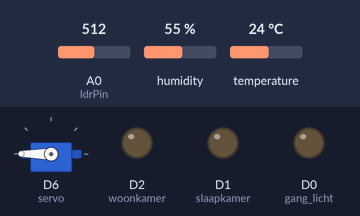
A sketch run on a simulated ESP8266 (NodeMCU). Shown: servo, output pins drawn as LEDs (lit = HIGH). The inputs (shaded band) are chosen by the test bench; at power-on: A0 (ldrPin) = 512, humidity 55 %, temperature 24 °C. WiFi joins after 1.5 s; servers stay silent unless stated; uploads are accepted with an empty reply; random numbers use the default seed unless the sketch sets one; what the sketch prints to the serial monitor is not drawn.

Above: at 3.2 s.
3.3 s: A0 (ldrPin) set to 702
4.8 s: A0 (ldrPin) set to 718
At 5.4 s:
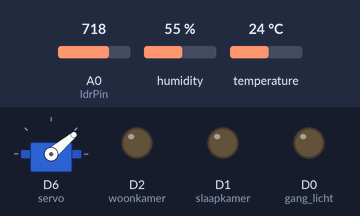
6.3 s: A0 (ldrPin) set to 700
At 7.5 s:
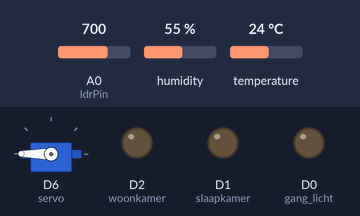
7.8 s: A0 (ldrPin) set to 716
At 8.8 s:
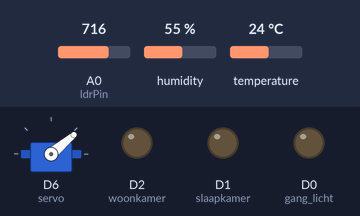
Timing chart, 0 to 10.3 s (numbered marks = the images above; inputs shaded):
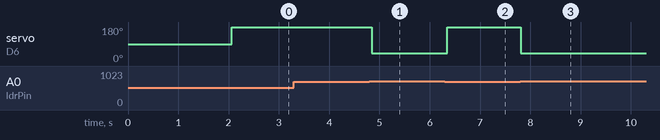

Measured:
- the behaviour switches between 710 and 711 on A0 (ldrPin) (found by bisection; images 0 and 1)
- after the input at 3.3 s, every drawn part: stays the same
- after the input at 4.8 s, servo on D6 (servo): 180° → 40° after 0.05 s
- after the input at 6.3 s, servo on D6 (servo): 40° → 180° after 0.05 s
- after the input at 7.8 s, servo on D6 (servo): 180° → 40° at once

The sketch:

sensors.ino
```cpp
#define MAX_UNSIGNED_LONG 4294967295
#define DHT11ReadDelay 500
#include <Servo.h>

// GLOBAL VARIABLES
// json
char jsonOut[128];
// dht11
float Temperature = -1;
float Humidity = -1;
float HeatIndex = -1;
// light sensor
int Light = -1;
Servo servo;
int ldrPin = A0;

void setup() {
  Serial.begin(115200);
  SetupWifi();
  CheckWifi();
  pinMode(D0,OUTPUT); //gang licht
  pinMode(D2,OUTPUT); // woonkamer
  pinMode(D1,OUTPUT); //slaapkamer
  servo.attach(D6);
}

void loop() {
  static unsigned long previousTime = 0;
  unsigned long currentTime = millis();

  // Lees de waarde van de LDR
  int ldr_value = analogRead(ldrPin);  // Gebruik ldrPin
  Serial.println(ldr_value);  // Print de LDR-waarde naar de seriële monitor

  // Controleer de lichtwaarde en pas de servo aan
  if (ldr_value > 710) {
    servo.write(40);  // Als de lichtwaarde boven 341 is, zet de servo op 90°
  } else {
    servo.write(180);   // Als de lichtwaarde onder 341 is, zet de servo op 0°
  }

  if(currentTime - previousTime >= DHT11ReadDelay || currentTime >= MAX_UNSIGNED_LONG - DHT11ReadDelay) {
    // Clear monitor
    Serial.print("\n\n\n\n\n\n\n\n\n\n\n\n\n\n\n\n\n\n\n\n\n\n\n\n\n\n\n\n\n\n\n");
    Serial.println("Reading sensors\n");

    // READ SENSOR VALUES HERE
      ReadDHT11();

    Serial.println("Creating JSON\n");

    // CREATE JSON OBJECT HERE
    CreateJSON();

    Serial.println("Sending POST\n");
    SendPOST(jsonOut);
    // SEND POST REQUEST HERE

    previousTime = millis();
  }

  CheckWifi();
  delay(50);
}
```

dht11.ino
```cpp
//DHT11
#include "DHT.h"
#define DHTTYPE DHT11
uint8_t DHTPin = D5;
DHT dht(DHTPin, DHTTYPE);


void ReadDHT11(){
  float temperature = round(dht.readTemperature()*10)/10;
  float humidity = round(dht.readHumidity()*10)/10;
  float heatIndex = round(dht.computeHeatIndex(temperature, humidity, false)*10)/10;  // Gebruik de lokale temperatuur en luchtvochtigheid hier

  if (isnan(temperature) || isnan(humidity) || isnan(heatIndex)){
    // sensor error
    Serial.println("DHT sensor error");
  }
  else{
    Temperature = temperature;  // Werk de globale variabelen bij
    Humidity = humidity;
    HeatIndex = heatIndex;

    Serial.println("Temp: " + String(Temperature) + ".C");
    Serial.println("Humidity: " + String(Humidity));
    Serial.println("% HeatIndex: " + String(HeatIndex));
  }
}
```

json.ino
```cpp
// JSON API: https://arduinojson.org/v6/api/

// JSON libraries
#include <ArduinoJson.h>

// JSON document
JsonDocument doc;

void CreateJSON() {
  static int attempt = 0;
  doc["ldr"] = String(Light);
  doc["attempt"] = ++attempt;
  doc["dht11"]["temperature"] = String(Temperature);
  doc["dht11"]["humdity"] = String(Humidity);
  doc["dht11"]["heatIndex"] = String(HeatIndex);
  serializeJson(doc, jsonOut);
}

// for easy JSON debugging
void SendJSONToSerial() {
  serializeJson(doc, Serial);
  Serial.println();
}
void ReadJson(String responseMsg){

  StaticJsonDocument<200> resDoc;
  deserializeJson(resDoc,responseMsg);

  digitalWrite(D0, bool(resDoc["lights"][0])); //dit registeert het lampje op array nummer 0
  digitalWrite(D1, bool(resDoc["lights"][1])); //dit registeert het lampje op array nummer 0
  digitalWrite(D2, bool(resDoc["lights"][2])); //dit registeert het lampje op array nummer 0
}
```

ldr.ino
```cpp

```

wifi.ino
```cpp
// WiFi libraries
#include <ESP8266WiFi.h>
#include <ESP8266HTTPClient.h>
#include <WiFiClientSecureBearSSL.h>

// WiFi variables
const char* ssid = "Medialab";
const char* password = "Mediacollege";
String deviceName;

// POST variables
const String serverProtocol = "https://";
const String serverIP = "39300.hosts2.ma-cloud.nl"; // Ma cloud url or localhost IP
const String serverDirectory = "BetterHome/post.php";
const uint8_t thumbprint[20] = {0xf8,0x7e,0x63,0xa9,0x4e,0x2b,0xf7,0xfa,0xd7,0xd4,0x60,0xe1,0x20,0x57,0x83,0x5f,0xf8,0x34,0x5b,0x44
};
String URL = "";


void CheckWifi() {
  if(WiFi.status() != WL_CONNECTED) wifiConnect();
}

void SetupWifi() {
  WiFi.setSleepMode(WIFI_NONE_SLEEP);
  // Making sure all NodeMCU's have a different name!
  deviceName = "NodeMCU_" + String(random(0x7FFFFFFF));
  WiFi.hostname(deviceName.c_str());

  if(serverProtocol.length() > 0 && serverIP.length() > 0 && serverDirectory.length() > 0) {
    URL += serverProtocol + serverIP + "/" + serverDirectory;
  } else {
    Serial.println("SetupWifi :: Error! - serverProtocol, serverIp or serverDirectory has a length of 0!");
  }
}

void wifiConnect(){
  WiFi.mode(WIFI_OFF);
  delay(250);
  WiFi.begin(ssid, password);
  Serial.print("Connecting to: " + String(ssid) + " ");
  while (WiFi.status() != WL_CONNECTED) {
    delay(150);
    Serial.print("- ");
    delay(150);
    Serial.print("- ");
    delay(150);
    Serial.print(". ");
  }
  WiFi.mode(WIFI_STA);
  WiFi.setAutoReconnect(true);
  WiFi.persistent(true);

  Serial.print("\r\nConnected: SSID: " + String(ssid));
  Serial.println("    IP address: " + WiFi.localIP().toString());
  Serial.println("URL: " + URL);
  Serial.println("Device name: " + deviceName);
}

void SendPOST(char message[]) {
  WiFiClientSecure client;
  client.setFingerprint(thumbprint);
  HTTPClient https;
  https.setTimeout(500);

  if( https.begin(client, URL) ) {
    static unsigned long packages = 0, success = 0, loss = 0;
    https.addHeader("Content-Type", "application/json");

    int responseCode = https.POST(message);
    String responseMsg = https.getString();

    Serial.println("[HTTPS] POST request: " + String(responseCode));
    Serial.println("[HTTPS] POST " + String(responseMsg));

    // Track package loss & draw a success-rate indicator
    ++packages;
    (responseCode == 200)? ++success : ++loss;
    float successRate = round(( (double) success / (double) packages)*10000)/100;
    Serial.println("[packages: " + String(packages) + "   package-loss: " + String(loss) + "   success-rate: " + String(successRate) + "]");
    Serial.print("[succes-rate: ");
    for(int i = 1; i <= 33; ++i) {
      (i <= round(successRate/3))? Serial.print("⬛") : Serial.print("⬜");
    }
    Serial.println("]");

    https.end(); // les 6 wifi ino send post

    if(responseCode == 200){
      ReadJson(responseMsg);
    }
  } else {
    Serial.println("[HTTPS] Could not start POST request...");
  }
  Serial.println("[HTTPS] POST ended");
}
```
